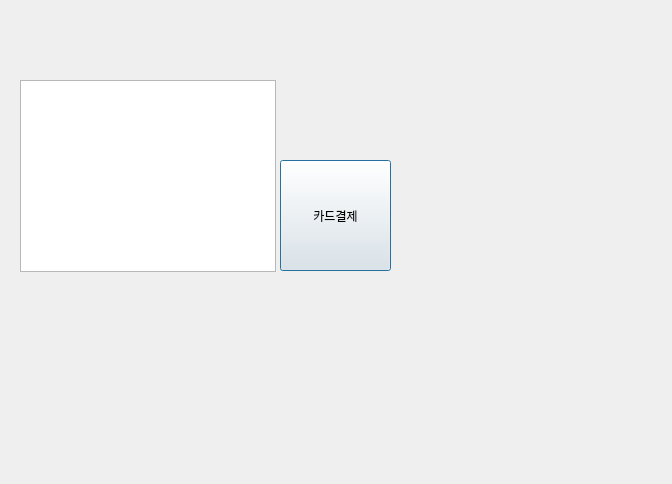
<?xml version="1.0" encoding="UTF-8"?>
<ui version="4.0">
 <class>Dialog</class>
 <widget class="QDialog" name="Dialog">
  <property name="geometry">
   <rect>
    <x>0</x>
    <y>0</y>
    <width>672</width>
    <height>484</height>
   </rect>
  </property>
  <property name="windowTitle">
   <string>Dialog</string>
  </property>
  <property name="windowIcon">
   <iconset>
    <normaloff>../pythonProject1/designer/ame3.jpg</normaloff>../pythonProject1/designer/ame3.jpg</iconset>
  </property>
  <widget class="QPushButton" name="pushButton_4">
   <property name="geometry">
    <rect>
     <x>280</x>
     <y>160</y>
     <width>111</width>
     <height>111</height>
    </rect>
   </property>
   <property name="text">
    <string>카드결제</string>
   </property>
  </widget>
  <widget class="QTextBrowser" name="textBrowser">
   <property name="geometry">
    <rect>
     <x>20</x>
     <y>80</y>
     <width>256</width>
     <height>192</height>
    </rect>
   </property>
  </widget>
  <widget class="QLabel" name="label">
   <property name="geometry">
    <rect>
     <x>320</x>
     <y>20</y>
     <width>201</width>
     <height>121</height>
    </rect>
   </property>
   <property name="text">
    <string/>
   </property>
  </widget>
 </widget>
 <resources/>
 <connections/>
</ui>
